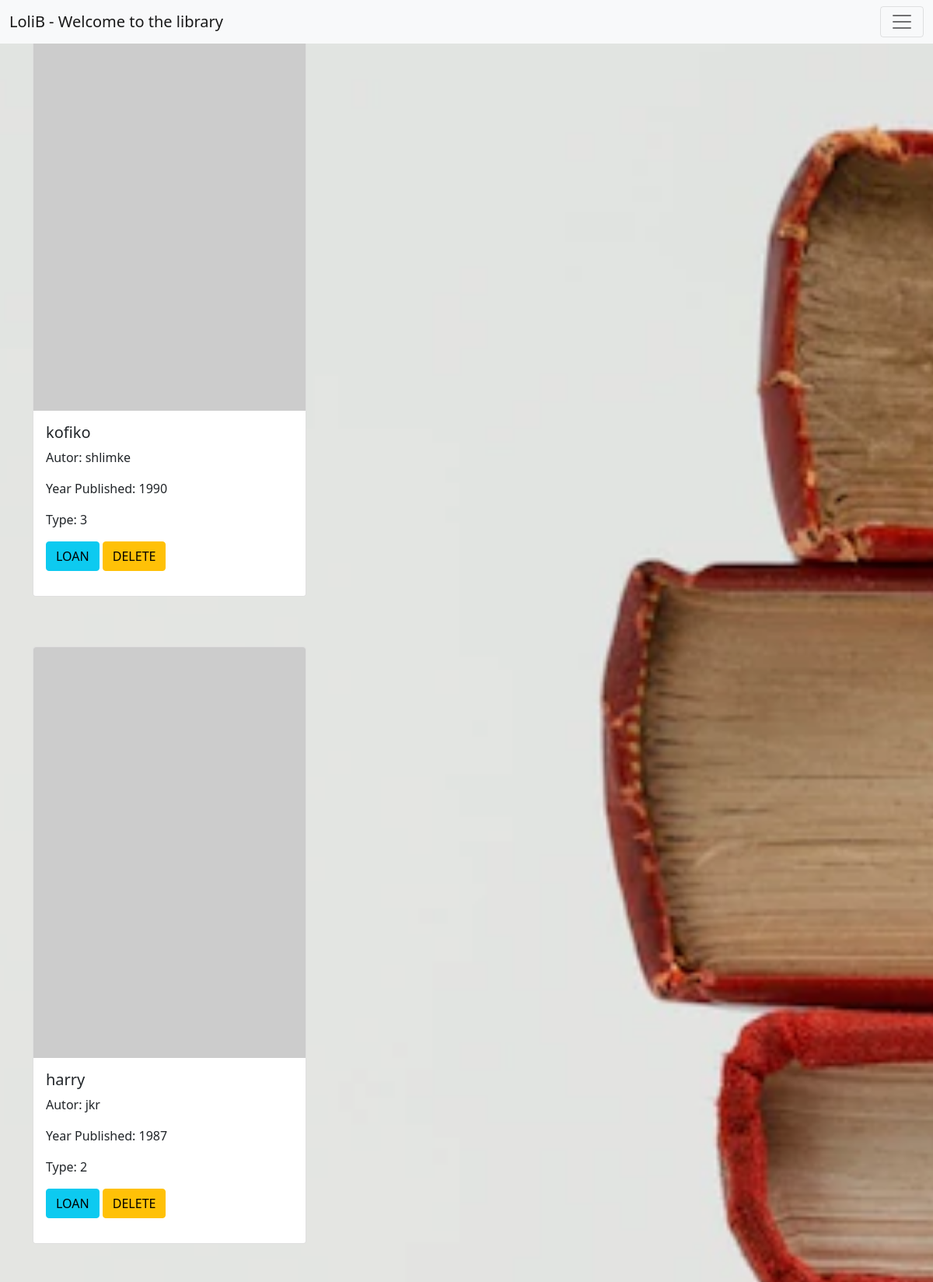
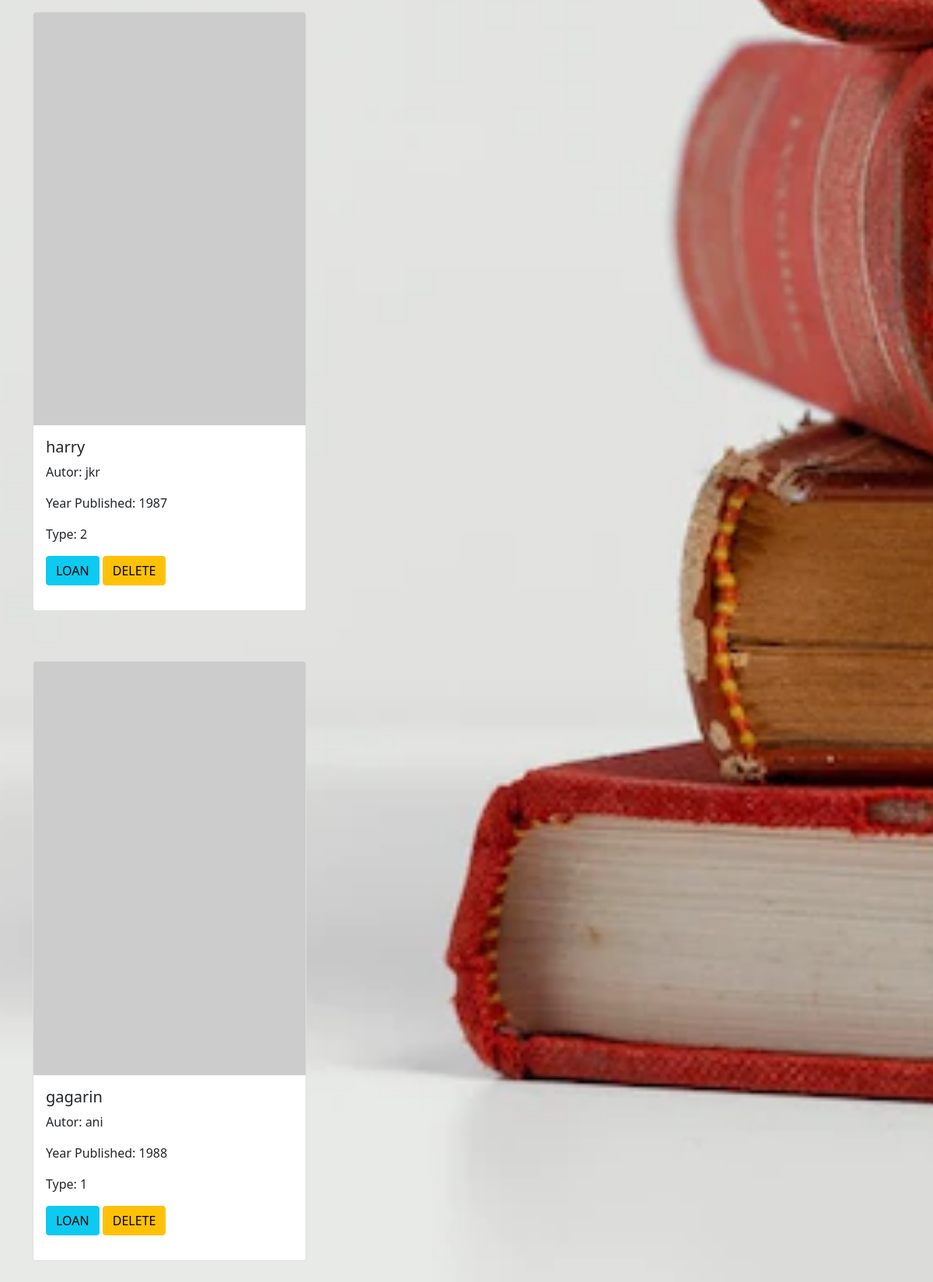
Screenshot of /display/books with the database file from the repository (2 pictures, top to bottom).
### tables this page shows
CREATE TABLE "Books" (
	"bookID" INTEGER NOT NULL, 
	name VARCHAR, 
	author VARCHAR, 
	year_published VARCHAR, 
	book_type INTEGER, 
	PRIMARY KEY ("bookID")
);

### app/display.py (the view)
@display.route('/books')
def display_books():
    res = dbms.print_all_data(mydatabase.BOOKS)
    if res ==[]:flash('No results')
    return render_template('display_books.html',res=res)

### app/mydatabase.py (called while the page is built)
    def print_all_data(self, table='', query=''):
        query = query if query != '' else f"SELECT * FROM {table}"
        print(query)
        res = []
        with self.db_engine.connect() as connection:
            try:
                result = connection.execute(query)
            except Exception as e:
                print(e)
            else:
                for row in result:
                    res.append(row)
                result.close()
        return res

### app/templates/display_books.html (shortened to what this page needs)
{%extends 'layout.html'%}
    {%block content%}
    {%for i in res%}
    <div class="container">
        <div class="col mb-3">
            <div class="card" style="width: 22rem;">
            <img src="https://picsum.photos/200/30{{i[0]}}" class="card-img-top" alt="...">
            <div class="card-body">
                        <h5 class="card-title">{{i[1]}}</h5>
                        <p class="card-text">Autor: {{i[2]}}</p>
                        <p class="card-text">Year Published: {{i[3]}}</p>
                        <p class="card-text">Type: {{i[4]}}</p>
                        <p> <a href="/books/loans/{{i[0]}}" button type="button" class="btn btn-info">LOAN</button></a>
                            {%if session['email'] == 'admin@lolib.com' %}
                            <a href="/helper/delbook/{{i[0]}}" button type="button"
                                class="btn btn-warning">DELETE</button></a>
                            {%else%}
                            <a button type="button" class="btn btn-warning" data-bs-toggle="tooltip"
                                data-bs-placement="bottom"
                                title="login as admin to use this function">DELETE</button></a>
                            {%endif%}
                        </p>
                    </div>
                </div>
            </div>
        </div>
    <br>
    <br>
    {%endfor%}
    {%endblock%}

### app/templates/layout.html (shortened to what this page needs)
<!DOCTYPE html>
<html lang="en">
<head>
    <link href="https://cdn.jsdelivr.net/npm/bootstrap@5.1.3/dist/css/bootstrap.min.css" rel="stylesheet"
>
    {%block nav_bar%}
    {%if session['email']=='admin@lolib.com'%}
    <div>
        <nav class="navbar navbar-light bg-light fixed-top">
            <div class="container-fluid">
                <a class="navbar-brand" href="/">LoliB - Welcome to the library</a>
                <button class="navbar-toggler" type="button" data-bs-toggle="offcanvas"
                    data-bs-target="#offcanvasNavbar" aria-controls="offcanvasNavbar">
                    <span class="navbar-toggler-icon"></span>
                </button>
                <div class="offcanvas offcanvas-end" tabindex="-1" id="offcanvasNavbar"
                    aria-labelledby="offcanvasNavbarLabel">
                    <div class="offcanvas-header">
                        <h5 class="offcanvas-title" id="offcanvasNavbarLabel">welcome,<strong>
                                {{session['name']}}</strong>, please choose your action</h5>
                        <button type="button" class="btn-close text-reset" data-bs-dismiss="offcanvas"
                            aria-label="Close"></button>
                    </div>
                    <div class="offcanvas-body">
                        <ul class="navbar-nav justify-content-end flex-grow-1 pe-3">
                            <li class="nav-item">
                                <a class="nav-link active" aria-current="page" href="/books/new_book">Add new book</a>
                            </li>
                            <li class="nav-item">
                                <a class="nav-link active" aria-current="page" href="/display/book_by_name">Search book
                                    by the
                                    name</a>
                            </li>
                            <li class="nav-item">
                                <a class="nav-link active" aria-current="page" href="/customers/signup">Add a new
                                    customer</a>
                            <li class="nav-item">
                                <a class="nav-link active" aria-current="page" href="/customers/find">Find customer by
                                    name</a>
                            </li>
                            <li class="nav-item">
                                <a class="nav-link active" aria-current="page" href="/display/books">Display all
                                    books</a>
                            </li>
                            <li class="nav-item">
                                <a class="nav-link active" aria-current="page" href="/display/customers">Display all
                                    customers</a>
                            </li>
                            <li class="nav-item">
                                <a class="nav-link active" aria-current="page" href="/display/loans">Display all
                                   active loans</a>
                            </li>
                            <li class="nav-item">
                                <a class="nav-link active" aria-current="page" href="/display/late_loans">Display Late
                                    loans</a>
                            </li>
                            <li class="nav-item">
                                <a class="nav-link active" aria-current="page" href="/customers/logout">Logout</a>
                            </li>
                        </ul>
                    </div>
                </div>
            </div>
        </nav>
    </div>
    {%elif session=={}%}
    <div>
        <nav class="navbar navbar-light bg-light fixed-top">
            <div class="container-fluid">
                <a class="navbar-brand" href="/">LoliB - Welcome to the library</a>
                <button class="navbar-toggler" type="button" data-bs-toggle="offcanvas"
                    data-bs-target="#offcanvasNavbar" aria-controls="offcanvasNavbar">
                    <span class="navbar-toggler-icon"></span>
                </button>
            </div>
        </nav>
    </div>
    {%endif%}
    {%endblock%}
</head>
<body>
    {%block content%}{%endblock%}
</body>
</html>

### app/templates/layout.html (style rules this page uses)
body { background-image: url('/static/ban.webp'); }

### app/templates/display_books.html (style rules this page uses)
body { background-image: url('/static/ban1.webp'); background-position: center center; background-repeat: no-repeat; background-attachment: fixed; background-size: cover; }

### rows the page displays
Books: name "kofiko", author "shlimke", year_published "1990", book_type "3"
Books: name "harry", author "jkr", year_published "1987", book_type "2"
Books: name "harry", author "jkr", year_published "1987", book_type "2"
Books: name "gagarin", author "ani", year_published "1988", book_type "1"
